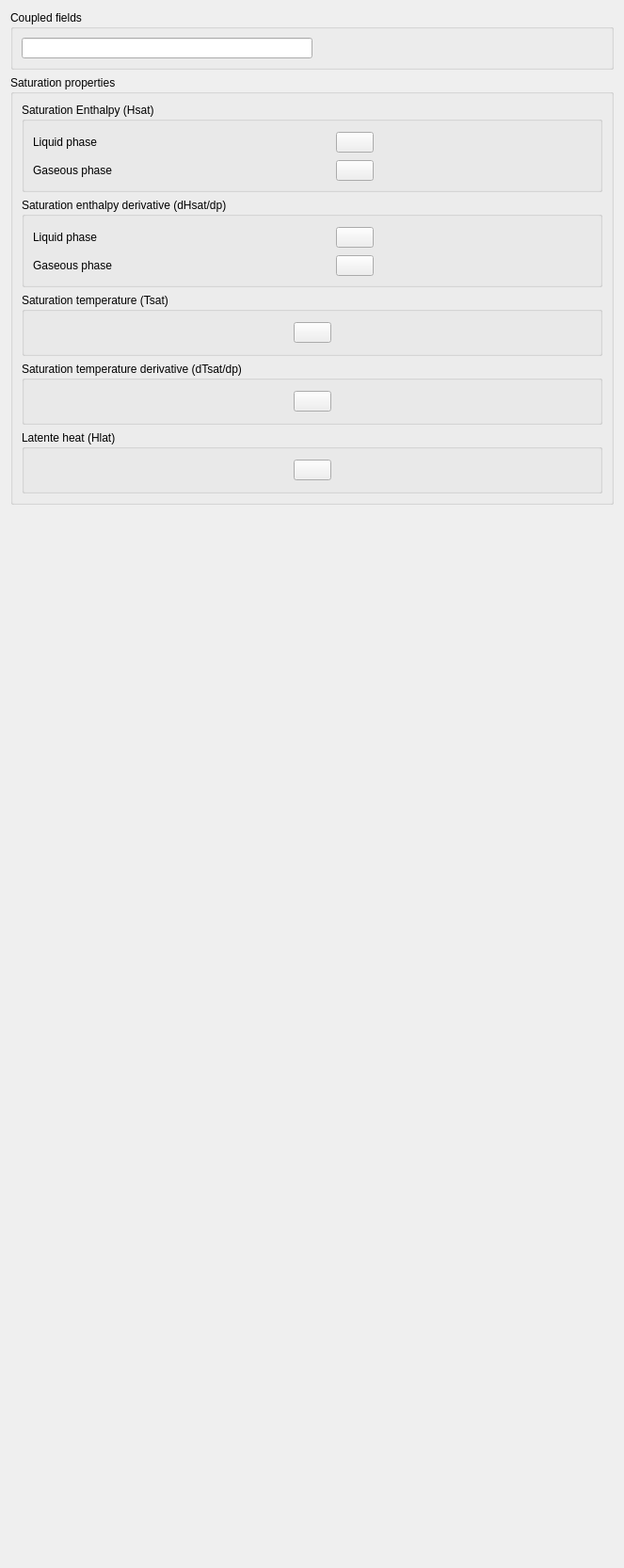
<?xml version="1.0" encoding="UTF-8"?>
<ui version="4.0">
 <class>ThermodynamicsSaturation</class>
 <widget class="QWidget" name="ThermodynamicsSaturation">
  <property name="geometry">
   <rect>
    <x>0</x>
    <y>0</y>
    <width>659</width>
    <height>1665</height>
   </rect>
  </property>
  <property name="windowTitle">
   <string>Form</string>
  </property>
  <layout class="QGridLayout" name="gridLayout_15">
   <item row="0" column="0">
    <widget class="QGroupBox" name="groupBoxThermodynamic">
     <property name="title">
      <string>Coupled fields</string>
     </property>
     <layout class="QGridLayout">
      <property name="margin">
       <number>9</number>
      </property>
      <property name="spacing">
       <number>6</number>
      </property>
      <item row="0" column="0">
       <widget class="QLineEdit" name="lineEditCoupledFields"/>
      </item>
      <item row="0" column="1">
       <spacer name="horizontalSpacer">
        <property name="orientation">
         <enum>Qt::Horizontal</enum>
        </property>
        <property name="sizeHint" stdset="0">
         <size>
          <width>40</width>
          <height>20</height>
         </size>
        </property>
       </spacer>
      </item>
     </layout>
    </widget>
   </item>
   <item row="1" column="0">
    <widget class="QGroupBox" name="groupBoxEauvap">
     <property name="title">
      <string>Saturation properties</string>
     </property>
     <layout class="QGridLayout" name="gridLayout_14">
      <item row="0" column="0">
       <widget class="QGroupBox" name="groupBoxDensity_5">
        <property name="title">
         <string>Saturation Enthalpy (Hsat)</string>
        </property>
        <layout class="QGridLayout" name="gridLayout_6">
         <item row="0" column="2">
          <widget class="FormulaButton" name="pushButtonHsatL">
           <property name="text">
            <string/>
           </property>
           <property name="icon">
            <iconset>
             <normaloff>:data/icons/22x22/edit-find-replace.png</normaloff>:data/icons/22x22/edit-find-replace.png</iconset>
           </property>
          </widget>
         </item>
         <item row="0" column="3">
          <spacer>
           <property name="orientation">
            <enum>Qt::Horizontal</enum>
           </property>
           <property name="sizeHint" stdset="0">
            <size>
             <width>61</width>
             <height>26</height>
            </size>
           </property>
          </spacer>
         </item>
         <item row="0" column="1">
          <spacer>
           <property name="orientation">
            <enum>Qt::Horizontal</enum>
           </property>
           <property name="sizeHint" stdset="0">
            <size>
             <width>71</width>
             <height>26</height>
            </size>
           </property>
          </spacer>
         </item>
         <item row="0" column="0">
          <widget class="QLabel" name="label">
           <property name="text">
            <string>Liquid phase</string>
           </property>
          </widget>
         </item>
         <item row="1" column="0">
          <widget class="QLabel" name="label_4">
           <property name="text">
            <string>Gaseous phase</string>
           </property>
          </widget>
         </item>
         <item row="1" column="1">
          <spacer name="horizontalSpacer_4">
           <property name="orientation">
            <enum>Qt::Horizontal</enum>
           </property>
           <property name="sizeHint" stdset="0">
            <size>
             <width>40</width>
             <height>20</height>
            </size>
           </property>
          </spacer>
         </item>
         <item row="1" column="3">
          <spacer name="horizontalSpacer_5">
           <property name="orientation">
            <enum>Qt::Horizontal</enum>
           </property>
           <property name="sizeHint" stdset="0">
            <size>
             <width>40</width>
             <height>20</height>
            </size>
           </property>
          </spacer>
         </item>
         <item row="1" column="2">
          <widget class="FormulaButton" name="pushButtonHsatG">
           <property name="text">
            <string/>
           </property>
           <property name="icon">
            <iconset>
             <normaloff>:data/icons/22x22/edit-find-replace.png</normaloff>:data/icons/22x22/edit-find-replace.png</iconset>
           </property>
          </widget>
         </item>
        </layout>
       </widget>
      </item>
      <item row="1" column="0">
       <widget class="QGroupBox" name="groupBoxDensity_8">
        <property name="title">
         <string>Saturation enthalpy derivative (dHsat/dp)</string>
        </property>
        <layout class="QGridLayout" name="gridLayout_7">
         <item row="0" column="1">
          <spacer>
           <property name="orientation">
            <enum>Qt::Horizontal</enum>
           </property>
           <property name="sizeHint" stdset="0">
            <size>
             <width>71</width>
             <height>26</height>
            </size>
           </property>
          </spacer>
         </item>
         <item row="0" column="2">
          <widget class="FormulaButton" name="pushButtondHsatLdp">
           <property name="text">
            <string/>
           </property>
           <property name="icon">
            <iconset>
             <normaloff>:data/icons/22x22/edit-find-replace.png</normaloff>:data/icons/22x22/edit-find-replace.png</iconset>
           </property>
          </widget>
         </item>
         <item row="0" column="3">
          <spacer>
           <property name="orientation">
            <enum>Qt::Horizontal</enum>
           </property>
           <property name="sizeHint" stdset="0">
            <size>
             <width>61</width>
             <height>26</height>
            </size>
           </property>
          </spacer>
         </item>
         <item row="0" column="0">
          <widget class="QLabel" name="label_2">
           <property name="text">
            <string>Liquid phase</string>
           </property>
          </widget>
         </item>
         <item row="1" column="0">
          <widget class="QLabel" name="label_3">
           <property name="text">
            <string>Gaseous phase</string>
           </property>
          </widget>
         </item>
         <item row="1" column="1">
          <spacer name="horizontalSpacer_2">
           <property name="orientation">
            <enum>Qt::Horizontal</enum>
           </property>
           <property name="sizeHint" stdset="0">
            <size>
             <width>40</width>
             <height>20</height>
            </size>
           </property>
          </spacer>
         </item>
         <item row="1" column="3">
          <spacer name="horizontalSpacer_3">
           <property name="orientation">
            <enum>Qt::Horizontal</enum>
           </property>
           <property name="sizeHint" stdset="0">
            <size>
             <width>40</width>
             <height>20</height>
            </size>
           </property>
          </spacer>
         </item>
         <item row="1" column="2">
          <widget class="FormulaButton" name="pushButtondHsatGdp">
           <property name="text">
            <string/>
           </property>
           <property name="icon">
            <iconset>
             <normaloff>:data/icons/22x22/edit-find-replace.png</normaloff>:data/icons/22x22/edit-find-replace.png</iconset>
           </property>
          </widget>
         </item>
        </layout>
       </widget>
      </item>
      <item row="2" column="0">
       <widget class="QGroupBox" name="groupBoxDensity_7">
        <property name="title">
         <string>Saturation temperature (Tsat)</string>
        </property>
        <layout class="QGridLayout" name="gridLayout_10">
         <item row="0" column="0">
          <spacer>
           <property name="orientation">
            <enum>Qt::Horizontal</enum>
           </property>
           <property name="sizeHint" stdset="0">
            <size>
             <width>71</width>
             <height>26</height>
            </size>
           </property>
          </spacer>
         </item>
         <item row="0" column="1">
          <widget class="FormulaButton" name="pushButtonTsat">
           <property name="text">
            <string/>
           </property>
           <property name="icon">
            <iconset>
             <normaloff>:data/icons/22x22/edit-find-replace.png</normaloff>:data/icons/22x22/edit-find-replace.png</iconset>
           </property>
          </widget>
         </item>
         <item row="0" column="2">
          <spacer>
           <property name="orientation">
            <enum>Qt::Horizontal</enum>
           </property>
           <property name="sizeHint" stdset="0">
            <size>
             <width>61</width>
             <height>26</height>
            </size>
           </property>
          </spacer>
         </item>
        </layout>
       </widget>
      </item>
      <item row="3" column="0">
       <widget class="QGroupBox" name="groupBoxDensity_10">
        <property name="title">
         <string>Saturation temperature derivative (dTsat/dp)</string>
        </property>
        <layout class="QGridLayout" name="gridLayout_11">
         <item row="0" column="0">
          <spacer>
           <property name="orientation">
            <enum>Qt::Horizontal</enum>
           </property>
           <property name="sizeHint" stdset="0">
            <size>
             <width>261</width>
             <height>26</height>
            </size>
           </property>
          </spacer>
         </item>
         <item row="0" column="1">
          <widget class="FormulaButton" name="pushButtondTsatdp">
           <property name="text">
            <string/>
           </property>
           <property name="icon">
            <iconset>
             <normaloff>:data/icons/22x22/edit-find-replace.png</normaloff>:data/icons/22x22/edit-find-replace.png</iconset>
           </property>
          </widget>
         </item>
         <item row="0" column="2">
          <spacer>
           <property name="orientation">
            <enum>Qt::Horizontal</enum>
           </property>
           <property name="sizeHint" stdset="0">
            <size>
             <width>61</width>
             <height>26</height>
            </size>
           </property>
          </spacer>
         </item>
        </layout>
       </widget>
      </item>
      <item row="4" column="0">
       <widget class="QGroupBox" name="groupBoxDensity_9">
        <property name="title">
         <string>Latente heat (Hlat)</string>
        </property>
        <layout class="QGridLayout" name="gridLayout_12">
         <item row="0" column="0">
          <spacer>
           <property name="orientation">
            <enum>Qt::Horizontal</enum>
           </property>
           <property name="sizeHint" stdset="0">
            <size>
             <width>261</width>
             <height>26</height>
            </size>
           </property>
          </spacer>
         </item>
         <item row="0" column="1">
          <widget class="FormulaButton" name="pushButtonHlat">
           <property name="text">
            <string/>
           </property>
           <property name="icon">
            <iconset>
             <normaloff>:data/icons/22x22/edit-find-replace.png</normaloff>:data/icons/22x22/edit-find-replace.png</iconset>
           </property>
          </widget>
         </item>
         <item row="0" column="2">
          <spacer>
           <property name="orientation">
            <enum>Qt::Horizontal</enum>
           </property>
           <property name="sizeHint" stdset="0">
            <size>
             <width>61</width>
             <height>26</height>
            </size>
           </property>
          </spacer>
         </item>
        </layout>
       </widget>
      </item>
     </layout>
    </widget>
   </item>
   <item row="2" column="0">
    <spacer>
     <property name="orientation">
      <enum>Qt::Vertical</enum>
     </property>
     <property name="sizeHint" stdset="0">
      <size>
       <width>641</width>
       <height>16</height>
      </size>
     </property>
    </spacer>
   </item>
  </layout>
 </widget>
 <customwidgets>
  <customwidget>
   <class>FormulaButton</class>
   <extends>QPushButton</extends>
   <header>code_saturne.gui.base.FormulaButton</header>
  </customwidget>
 </customwidgets>
 <resources/>
 <connections/>
</ui>
